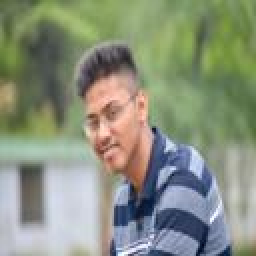
#> input picture dp.jpg, 128 x 128 px (shown 2 times larger)
$ python imageCompressor.py   (older library calls are emulated)
#> lines starting #> are read from the running program, lines starting #| are printed output that depends on the picture
#  Author aashish-ak

import numpy as np
from sklearn.cluster import KMeans
import matplotlib.pyplot as plt
import matplotlib.image as mpimg
import seaborn as sns
from scipy import misc
print('Image Compressor ML Algorithm')
arr = misc.imread('dp.jpg')
#> arr is the input picture: shape (128, 128, 3); mean R, G, B 137.5, 145.2, 126.1
img_size = arr.shape
#> img_size = (128, 128, 3)
arr_ = arr.astype(float)
arr_ = np.divide(arr, 255)
arr_ = arr_.reshape(img_size[0]*img_size[1],3)
kmeans = KMeans(n_clusters = 20)
kmeans.fit(arr_)
arr_compressed = kmeans.cluster_centers_[kmeans.labels_, :]
arr_compressed = arr_compressed.reshape(img_size[0], img_size[1], 3)
fig = plt.figure()
a = fig.add_subplot(1, 2, 1)
plt.imshow(arr)
a.set_title('Original')
a = fig.add_subplot(1, 2, 2)
plt.imshow(arr_compressed)
a.set_title('Compressed to 20 colors')
plt.show()
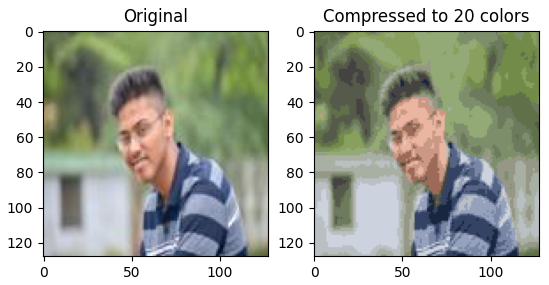
#> figure drawn by matplotlib, 2 panels

$ run again, with bird_small.png saved as dp.jpg
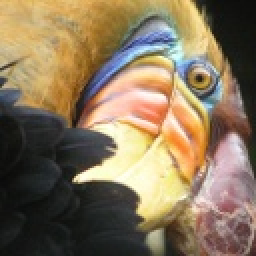
#> input picture bird_small.png, 128 x 128 px (shown 2 times larger)
#> arr is the input picture: shape (128, 128, 3); mean R, G, B 135.2, 117.3, 91.3
#> `plt.show()`:
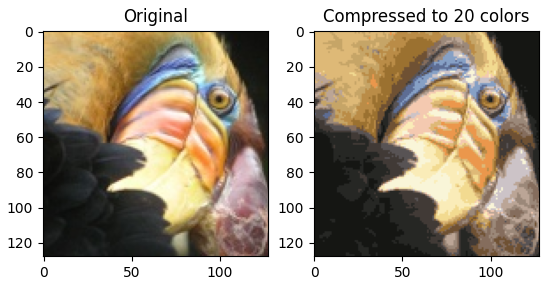
#> figure drawn by matplotlib, 2 panels
